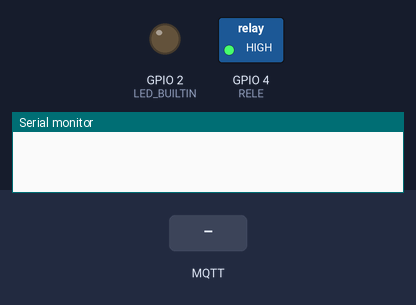
This sketch was run on a simulated ESP8266 (NodeMCU). On the bench: switched loads named in the sketch (green lamp = pin HIGH), output pins drawn as LEDs (lit = HIGH, except the on-board LED, lit = LOW), the last lines printed to the serial monitor. Inputs (shaded band) come from the test bench. WiFi joins after 1.5 s; servers stay silent unless stated; no MQTT or app messages arrive unless stated.

Above: at 2.7 s.
2.8 s: MQTT message "liga" arrives on the first subscribed topic
At 4.0 s:
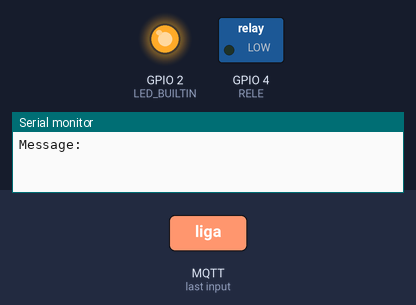
4.3 s: MQTT message "desliga" arrives on the first subscribed topic
At 5.3 s:
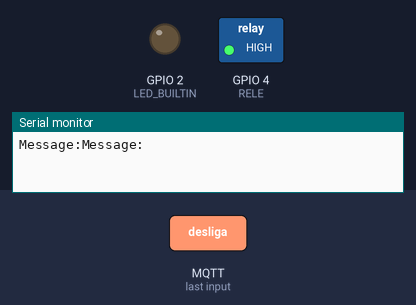
Timing chart, 0 to 7.3 s (numbered marks = the images above; inputs shaded):
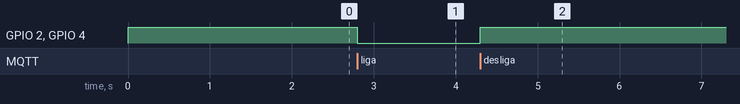

The sketch:

mqtt_Rele.ino
```cpp
// SOFTWARE COM RECONEXÃO!!
#ifdef ESP8266
extern "C" {
bool system_update_cpu_freq(int);
}
#endif

#include <ESP8266WiFi.h>
#include <PubSubClient.h> // Biblioteca usada, baixe e instale se não a tiver, link abaixo
                          //https://github.com/knolleary/pubsubclient/blob/master/examples/mqtt_esp8266/mqtt_esp8266.ino
#include <ESP8266mDNS.h>
#include <WiFiUdp.h>
#include <ArduinoOTA.h>


#define RELE 4
const char* ssid = "Dougras"; //Aqui o nome da sua rede local wi fi
const char* password =  "eusouodougrasvocenaoehodougras"; // Aqui a senha da sua rede local wi fi
const char* mqttServer = "m11.cloudmqtt.com"; // Aqui o endereço do seu servidor fornecido pelo site
const int mqttPort =16119; // Aqui mude para sua porta fornecida pelo site
const char* mqttUser = "node01"; //  Aqui o nome de usuario fornecido pelo site
const char* mqttPassword = "node01"; //  Aqui sua senha fornecida pelo site
long contadorAnt, contador;
WiFiClient espClient;
PubSubClient client(espClient);
int stat;

void mqtt_callback(char* topic, byte* payload, unsigned int length);


void setup() {
    ArduinoOTA.setHostname("esp-1");
#ifdef ESP8266
system_update_cpu_freq(160);
#endif
  // No authentication by default
  // ArduinoOTA.setPassword((const char *)"123");

  ArduinoOTA.onStart([]() {
    Serial.println("Start");
  });
  ArduinoOTA.onEnd([]() {
    Serial.println("\nEnd");
  });
  ArduinoOTA.onProgress([](unsigned int progress, unsigned int total) {
    Serial.printf("Progress: %u%%\r", (progress / (total / 100)));
  });
  ArduinoOTA.onError([](ota_error_t error) {
    Serial.printf("Error[%u]: ", error);
    if (error == OTA_AUTH_ERROR) Serial.println("Auth Failed");
    else if (error == OTA_BEGIN_ERROR) Serial.println("Begin Failed");
    else if (error == OTA_CONNECT_ERROR) Serial.println("Connect Failed");
    else if (error == OTA_RECEIVE_ERROR) Serial.println("Receive Failed");
    else if (error == OTA_END_ERROR) Serial.println("End Failed");
  });
  ArduinoOTA.begin();
    contadorAnt=millis();
    pinMode(RELE, OUTPUT);
    digitalWrite(RELE, HIGH);
    pinMode(LED_BUILTIN, OUTPUT);
    digitalWrite(LED_BUILTIN, HIGH);

  WiFi.begin(ssid, password);

  while (WiFi.status() != WL_CONNECTED) {
    delay(500);
  //  Serial.println("Connecting to WiFi..");
  }
  //Serial.println("Connected to the WiFi network");

  client.setServer(mqttServer, mqttPort);
  client.setCallback(callback);

  while (!client.connected()) {
    //Serial.println("Connecting to MQTT...");

    if (client.connect("ESP8266Client", mqttUser, mqttPassword )) {

      //Serial.println("connected");

    } else {

      //Serial.print("failed with state ");
      //Serial.print(client.state());
      delay(2000);

    }
  }


  client.publish("/node01/rele/fromnode","conecao_estabelecida");
  client.subscribe("/node01/rele/tonode");

}

void callback(char* topic, byte* payload, unsigned int length) {

  //Serial.print("Message arrived in topic: ");
  //Serial.println(topic);

  Serial.print("Message:");
  for (int i = 0; i < length; i++) {
//    Serial.print((char)payload[i]);

       String msg;


    //obtem a string do payload recebido
    for(int i = 0; i < length; i++)
    {
       char c = (char)payload[i];
       msg += c;
    }


    //toma ação dependendo da string recebida:
    //verifica se deve colocar nivel alto de tensão na saída.
    //IMPORTANTE: o Led já contido na placa é acionado com lógica invertida (ou seja,
    //enviar HIGH para o output faz o Led apagar / enviar LOW faz o Led acender)


    //verifica se deve colocar nivel alto de tensão na saída se enviar L e digito, ou nivel baixo se enviar D e digito no topíco LED


       if (msg.equals("liga"))
    {
        digitalWrite(LED_BUILTIN, LOW);
        digitalWrite(RELE, LOW);

    }


       else if (msg.equals("desliga"))
    {
        digitalWrite(LED_BUILTIN, HIGH);
        digitalWrite(RELE, HIGH);
    }

     }

}

void connectWiFi () {
  WiFi.begin(ssid, password);
  int connRes = WiFi.waitForConnectResult();
  if (connRes != WL_CONNECTED) {
    WiFi.disconnect();
    //ESP.restart();
  }
}

void connectMQTT(){
  client.setServer(mqttServer, mqttPort);
  client.setCallback(callback);
  //while (!client.connected()) {
    if (!client.connect("ESP8266Client", mqttUser, mqttPassword )) {
      delay(100);
    }
 client.publish("/node01/rele/fromnode","conecao_estabelecida");
  client.subscribe("/node01/rele/tonode");
  //}
}

void loop() {
  ArduinoOTA.handle();
  contador = millis();
  client.loop();
  if(contador-contadorAnt >=10000){
    contadorAnt = millis();
     while(contador-contadorAnt <=5000){
            stat = WiFi.status();
            if(stat != 3){
              WiFi.disconnect();
              connectWiFi();
            }

             if(client.state() !=0){
              connectMQTT();
             }
            client.loop();
            yield();
     contador = millis();
     }
    contadorAnt = millis();
  }
}
```

Measured:
- after the input at 2.8 s, GPIO 2 (LED_BUILTIN), GPIO 4 (RELE): HIGH → LOW at once
- after the input at 4.3 s, GPIO 2 (LED_BUILTIN), GPIO 4 (RELE): LOW → HIGH at once
